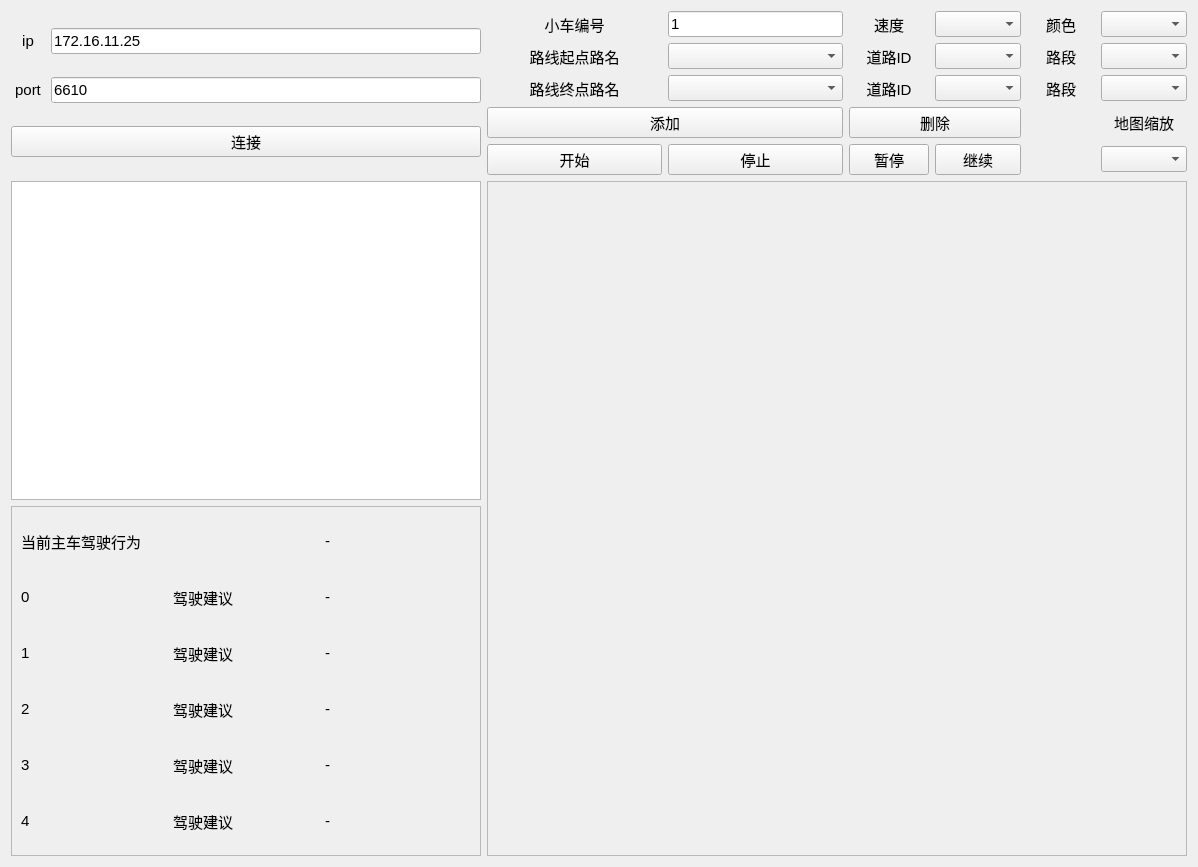
<?xml version="1.0" encoding="UTF-8"?>
<ui version="4.0">
 <class>Form</class>
 <widget class="QWidget" name="Form">
  <property name="geometry">
   <rect>
    <x>0</x>
    <y>0</y>
    <width>1198</width>
    <height>867</height>
   </rect>
  </property>
  <property name="windowTitle">
   <string>Form</string>
  </property>
  <layout class="QGridLayout" name="gridLayout_4">
   <item row="0" column="0">
    <layout class="QGridLayout" name="gridLayout_3">
     <item row="1" column="1">
      <widget class="QLineEdit" name="lineEdit_port">
       <property name="maximumSize">
        <size>
         <width>430</width>
         <height>16777215</height>
        </size>
       </property>
       <property name="font">
        <font>
         <family>Arial</family>
         <pointsize>11</pointsize>
        </font>
       </property>
       <property name="text">
        <string>6610</string>
       </property>
      </widget>
     </item>
     <item row="0" column="0">
      <widget class="QLabel" name="label_6">
       <property name="maximumSize">
        <size>
         <width>50</width>
         <height>16777215</height>
        </size>
       </property>
       <property name="font">
        <font>
         <family>Arial</family>
         <pointsize>11</pointsize>
        </font>
       </property>
       <property name="text">
        <string>ip</string>
       </property>
       <property name="alignment">
        <set>Qt::AlignCenter</set>
       </property>
      </widget>
     </item>
     <item row="0" column="1">
      <widget class="QLineEdit" name="lineEdit_ip">
       <property name="maximumSize">
        <size>
         <width>430</width>
         <height>16777215</height>
        </size>
       </property>
       <property name="font">
        <font>
         <family>Arial</family>
         <pointsize>11</pointsize>
        </font>
       </property>
       <property name="text">
        <string>172.16.11.25</string>
       </property>
      </widget>
     </item>
     <item row="1" column="0">
      <widget class="QLabel" name="label_2">
       <property name="maximumSize">
        <size>
         <width>50</width>
         <height>16777215</height>
        </size>
       </property>
       <property name="font">
        <font>
         <family>Arial</family>
         <pointsize>11</pointsize>
        </font>
       </property>
       <property name="text">
        <string>port</string>
       </property>
       <property name="alignment">
        <set>Qt::AlignCenter</set>
       </property>
      </widget>
     </item>
     <item row="2" column="0" colspan="2">
      <widget class="QPushButton" name="pushButton_connect">
       <property name="maximumSize">
        <size>
         <width>470</width>
         <height>16777215</height>
        </size>
       </property>
       <property name="font">
        <font>
         <family>Arial</family>
         <pointsize>11</pointsize>
        </font>
       </property>
       <property name="text">
        <string>连接</string>
       </property>
      </widget>
     </item>
    </layout>
   </item>
   <item row="0" column="1">
    <layout class="QGridLayout" name="gridLayout_2">
     <item row="0" column="0">
      <widget class="QLabel" name="label">
       <property name="font">
        <font>
         <family>Arial</family>
         <pointsize>11</pointsize>
        </font>
       </property>
       <property name="text">
        <string>小车编号</string>
       </property>
       <property name="alignment">
        <set>Qt::AlignCenter</set>
       </property>
      </widget>
     </item>
     <item row="0" column="1">
      <widget class="QLineEdit" name="lineEdit_catName">
       <property name="sizePolicy">
        <sizepolicy hsizetype="Expanding" vsizetype="Fixed">
         <horstretch>0</horstretch>
         <verstretch>0</verstretch>
        </sizepolicy>
       </property>
       <property name="maximumSize">
        <size>
         <width>175</width>
         <height>16777215</height>
        </size>
       </property>
       <property name="font">
        <font>
         <family>Arial</family>
         <pointsize>11</pointsize>
        </font>
       </property>
       <property name="text">
        <string>1</string>
       </property>
      </widget>
     </item>
     <item row="0" column="2">
      <widget class="QLabel" name="label_9">
       <property name="font">
        <font>
         <family>Arial</family>
         <pointsize>11</pointsize>
        </font>
       </property>
       <property name="text">
        <string>速度</string>
       </property>
       <property name="alignment">
        <set>Qt::AlignCenter</set>
       </property>
      </widget>
     </item>
     <item row="0" column="3">
      <widget class="QComboBox" name="comboBox_speed">
       <property name="font">
        <font>
         <family>Arial</family>
         <pointsize>11</pointsize>
        </font>
       </property>
      </widget>
     </item>
     <item row="0" column="4">
      <widget class="QLabel" name="label_12">
       <property name="font">
        <font>
         <family>Arial</family>
         <pointsize>11</pointsize>
        </font>
       </property>
       <property name="text">
        <string>颜色</string>
       </property>
       <property name="alignment">
        <set>Qt::AlignCenter</set>
       </property>
      </widget>
     </item>
     <item row="0" column="5">
      <widget class="QComboBox" name="comboBox_color">
       <property name="font">
        <font>
         <family>Arial</family>
         <pointsize>11</pointsize>
        </font>
       </property>
      </widget>
     </item>
     <item row="1" column="0">
      <widget class="QLabel" name="label_3">
       <property name="minimumSize">
        <size>
         <width>175</width>
         <height>0</height>
        </size>
       </property>
       <property name="font">
        <font>
         <family>Arial</family>
         <pointsize>11</pointsize>
        </font>
       </property>
       <property name="text">
        <string>路线起点路名</string>
       </property>
       <property name="alignment">
        <set>Qt::AlignCenter</set>
       </property>
      </widget>
     </item>
     <item row="1" column="1">
      <widget class="QComboBox" name="comboBox_startLinkName">
       <property name="font">
        <font>
         <family>Arial</family>
         <pointsize>11</pointsize>
        </font>
       </property>
      </widget>
     </item>
     <item row="1" column="2">
      <widget class="QLabel" name="label_7">
       <property name="font">
        <font>
         <family>Arial</family>
         <pointsize>11</pointsize>
        </font>
       </property>
       <property name="text">
        <string>道路ID</string>
       </property>
       <property name="alignment">
        <set>Qt::AlignCenter</set>
       </property>
      </widget>
     </item>
     <item row="1" column="3">
      <widget class="QComboBox" name="comboBox_startLaneId">
       <property name="font">
        <font>
         <family>Arial</family>
         <pointsize>11</pointsize>
        </font>
       </property>
      </widget>
     </item>
     <item row="1" column="4">
      <widget class="QLabel" name="label_10">
       <property name="font">
        <font>
         <family>Arial</family>
         <pointsize>11</pointsize>
        </font>
       </property>
       <property name="text">
        <string>路段</string>
       </property>
       <property name="alignment">
        <set>Qt::AlignCenter</set>
       </property>
      </widget>
     </item>
     <item row="1" column="5">
      <widget class="QComboBox" name="comboBox_startroadxh">
       <property name="font">
        <font>
         <family>Arial</family>
         <pointsize>11</pointsize>
        </font>
       </property>
      </widget>
     </item>
     <item row="2" column="0">
      <widget class="QLabel" name="label_5">
       <property name="font">
        <font>
         <family>Arial</family>
         <pointsize>11</pointsize>
        </font>
       </property>
       <property name="text">
        <string>路线终点路名</string>
       </property>
       <property name="alignment">
        <set>Qt::AlignCenter</set>
       </property>
      </widget>
     </item>
     <item row="2" column="1">
      <widget class="QComboBox" name="comboBox_endLinkName">
       <property name="font">
        <font>
         <family>Arial</family>
         <pointsize>11</pointsize>
        </font>
       </property>
      </widget>
     </item>
     <item row="2" column="2">
      <widget class="QLabel" name="label_8">
       <property name="font">
        <font>
         <family>Arial</family>
         <pointsize>11</pointsize>
        </font>
       </property>
       <property name="text">
        <string>道路ID</string>
       </property>
       <property name="alignment">
        <set>Qt::AlignCenter</set>
       </property>
      </widget>
     </item>
     <item row="2" column="3">
      <widget class="QComboBox" name="comboBox_endLaneId">
       <property name="font">
        <font>
         <family>Arial</family>
         <pointsize>11</pointsize>
        </font>
       </property>
      </widget>
     </item>
     <item row="2" column="4">
      <widget class="QLabel" name="label_11">
       <property name="font">
        <font>
         <family>Arial</family>
         <pointsize>11</pointsize>
        </font>
       </property>
       <property name="text">
        <string>路段</string>
       </property>
       <property name="alignment">
        <set>Qt::AlignCenter</set>
       </property>
      </widget>
     </item>
     <item row="2" column="5">
      <widget class="QComboBox" name="comboBox_endroadxh">
       <property name="font">
        <font>
         <family>Arial</family>
         <pointsize>11</pointsize>
        </font>
       </property>
      </widget>
     </item>
     <item row="3" column="2" colspan="2">
      <widget class="QPushButton" name="pushButton_del">
       <property name="font">
        <font>
         <family>Arial</family>
         <pointsize>11</pointsize>
        </font>
       </property>
       <property name="text">
        <string>删除</string>
       </property>
      </widget>
     </item>
     <item row="3" column="5">
      <widget class="QLabel" name="label_14">
       <property name="font">
        <font>
         <family>Arial</family>
         <pointsize>11</pointsize>
        </font>
       </property>
       <property name="text">
        <string>地图缩放</string>
       </property>
       <property name="alignment">
        <set>Qt::AlignCenter</set>
       </property>
      </widget>
     </item>
     <item row="4" column="5">
      <widget class="QComboBox" name="comboBox_zoom">
       <property name="font">
        <font>
         <family>Arial</family>
         <pointsize>11</pointsize>
        </font>
       </property>
      </widget>
     </item>
     <item row="3" column="0" colspan="2">
      <widget class="QPushButton" name="pushButton_add">
       <property name="font">
        <font>
         <family>Arial</family>
         <pointsize>11</pointsize>
        </font>
       </property>
       <property name="text">
        <string>添加</string>
       </property>
      </widget>
     </item>
     <item row="4" column="2">
      <widget class="QPushButton" name="pushButton_start_2">
       <property name="font">
        <font>
         <family>Arial</family>
         <pointsize>11</pointsize>
        </font>
       </property>
       <property name="text">
        <string>暂停</string>
       </property>
      </widget>
     </item>
     <item row="4" column="0">
      <widget class="QPushButton" name="pushButton_start">
       <property name="font">
        <font>
         <family>Arial</family>
         <pointsize>11</pointsize>
        </font>
       </property>
       <property name="text">
        <string>开始</string>
       </property>
      </widget>
     </item>
     <item row="4" column="1">
      <widget class="QPushButton" name="pushButton_stop">
       <property name="font">
        <font>
         <family>Arial</family>
         <pointsize>11</pointsize>
        </font>
       </property>
       <property name="text">
        <string>停止</string>
       </property>
      </widget>
     </item>
     <item row="4" column="3">
      <widget class="QPushButton" name="pushButton_start_3">
       <property name="font">
        <font>
         <family>Arial</family>
         <pointsize>11</pointsize>
        </font>
       </property>
       <property name="text">
        <string>继续</string>
       </property>
      </widget>
     </item>
    </layout>
   </item>
   <item row="1" column="0">
    <widget class="QListView" name="listView">
     <property name="maximumSize">
      <size>
       <width>470</width>
       <height>16777215</height>
      </size>
     </property>
     <property name="font">
      <font>
       <family>Arial</family>
       <pointsize>11</pointsize>
      </font>
     </property>
    </widget>
   </item>
   <item row="1" column="1" rowspan="2">
    <widget class="QFrame" name="frame">
     <property name="minimumSize">
      <size>
       <width>700</width>
       <height>450</height>
      </size>
     </property>
     <property name="font">
      <font>
       <family>Arial</family>
       <pointsize>11</pointsize>
      </font>
     </property>
     <property name="frameShape">
      <enum>QFrame::StyledPanel</enum>
     </property>
     <property name="frameShadow">
      <enum>QFrame::Raised</enum>
     </property>
     <layout class="QGridLayout" name="gridLayout"/>
    </widget>
   </item>
   <item row="2" column="0">
    <widget class="QFrame" name="frame_2">
     <property name="minimumSize">
      <size>
       <width>0</width>
       <height>350</height>
      </size>
     </property>
     <property name="font">
      <font>
       <family>Arial</family>
       <pointsize>11</pointsize>
      </font>
     </property>
     <property name="frameShape">
      <enum>QFrame::StyledPanel</enum>
     </property>
     <property name="frameShadow">
      <enum>QFrame::Raised</enum>
     </property>
     <layout class="QGridLayout" name="gridLayout_5">
      <item row="0" column="0" colspan="2">
       <widget class="QLabel" name="label_4">
        <property name="font">
         <font>
          <family>Arial</family>
          <pointsize>11</pointsize>
         </font>
        </property>
        <property name="text">
         <string>当前主车驾驶行为</string>
        </property>
       </widget>
      </item>
      <item row="0" column="2">
       <widget class="QLabel" name="label_curB">
        <property name="font">
         <font>
          <family>Arial</family>
          <pointsize>11</pointsize>
         </font>
        </property>
        <property name="text">
         <string>-</string>
        </property>
       </widget>
      </item>
      <item row="1" column="0">
       <widget class="QLabel" name="label_carid0">
        <property name="font">
         <font>
          <family>Arial</family>
          <pointsize>11</pointsize>
         </font>
        </property>
        <property name="text">
         <string>0</string>
        </property>
       </widget>
      </item>
      <item row="1" column="1">
       <widget class="QLabel" name="label_13">
        <property name="font">
         <font>
          <family>Arial</family>
          <pointsize>11</pointsize>
         </font>
        </property>
        <property name="text">
         <string>驾驶建议</string>
        </property>
       </widget>
      </item>
      <item row="1" column="2">
       <widget class="QLabel" name="label_sugg0">
        <property name="font">
         <font>
          <family>Arial</family>
          <pointsize>11</pointsize>
         </font>
        </property>
        <property name="text">
         <string>-</string>
        </property>
       </widget>
      </item>
      <item row="2" column="0">
       <widget class="QLabel" name="label_carid1">
        <property name="font">
         <font>
          <family>Arial</family>
          <pointsize>11</pointsize>
         </font>
        </property>
        <property name="text">
         <string>1</string>
        </property>
       </widget>
      </item>
      <item row="2" column="1">
       <widget class="QLabel" name="label_19">
        <property name="font">
         <font>
          <family>Arial</family>
          <pointsize>11</pointsize>
         </font>
        </property>
        <property name="text">
         <string>驾驶建议</string>
        </property>
       </widget>
      </item>
      <item row="2" column="2">
       <widget class="QLabel" name="label_sugg1">
        <property name="font">
         <font>
          <family>Arial</family>
          <pointsize>11</pointsize>
         </font>
        </property>
        <property name="text">
         <string>-</string>
        </property>
       </widget>
      </item>
      <item row="3" column="0">
       <widget class="QLabel" name="label_carid2">
        <property name="font">
         <font>
          <family>Arial</family>
          <pointsize>11</pointsize>
         </font>
        </property>
        <property name="text">
         <string>2</string>
        </property>
       </widget>
      </item>
      <item row="3" column="1">
       <widget class="QLabel" name="label_21">
        <property name="font">
         <font>
          <family>Arial</family>
          <pointsize>11</pointsize>
         </font>
        </property>
        <property name="text">
         <string>驾驶建议</string>
        </property>
       </widget>
      </item>
      <item row="3" column="2">
       <widget class="QLabel" name="label_sugg2">
        <property name="font">
         <font>
          <family>Arial</family>
          <pointsize>11</pointsize>
         </font>
        </property>
        <property name="text">
         <string>-</string>
        </property>
       </widget>
      </item>
      <item row="4" column="0">
       <widget class="QLabel" name="label_carid3">
        <property name="font">
         <font>
          <family>Arial</family>
          <pointsize>11</pointsize>
         </font>
        </property>
        <property name="text">
         <string>3</string>
        </property>
       </widget>
      </item>
      <item row="4" column="1">
       <widget class="QLabel" name="label_23">
        <property name="font">
         <font>
          <family>Arial</family>
          <pointsize>11</pointsize>
         </font>
        </property>
        <property name="text">
         <string>驾驶建议</string>
        </property>
       </widget>
      </item>
      <item row="4" column="2">
       <widget class="QLabel" name="label_sugg3">
        <property name="font">
         <font>
          <family>Arial</family>
          <pointsize>11</pointsize>
         </font>
        </property>
        <property name="text">
         <string>-</string>
        </property>
       </widget>
      </item>
      <item row="5" column="0">
       <widget class="QLabel" name="label_carid4">
        <property name="font">
         <font>
          <family>Arial</family>
          <pointsize>11</pointsize>
         </font>
        </property>
        <property name="text">
         <string>4</string>
        </property>
       </widget>
      </item>
      <item row="5" column="1">
       <widget class="QLabel" name="label_25">
        <property name="font">
         <font>
          <family>Arial</family>
          <pointsize>11</pointsize>
         </font>
        </property>
        <property name="text">
         <string>驾驶建议</string>
        </property>
       </widget>
      </item>
      <item row="5" column="2">
       <widget class="QLabel" name="label_sugg4">
        <property name="font">
         <font>
          <family>Arial</family>
          <pointsize>11</pointsize>
         </font>
        </property>
        <property name="text">
         <string>-</string>
        </property>
       </widget>
      </item>
     </layout>
    </widget>
   </item>
  </layout>
 </widget>
 <resources/>
 <connections>
  <connection>
   <sender>pushButton_add</sender>
   <signal>clicked()</signal>
   <receiver>Form</receiver>
   <slot>push_add()</slot>
   <hints>
    <hint type="sourcelabel">
     <x>723</x>
     <y>143</y>
    </hint>
    <hint type="destinationlabel">
     <x>639</x>
     <y>281</y>
    </hint>
   </hints>
  </connection>
  <connection>
   <sender>pushButton_del</sender>
   <signal>clicked()</signal>
   <receiver>Form</receiver>
   <slot>push_del()</slot>
   <hints>
    <hint type="sourcelabel">
     <x>1044</x>
     <y>143</y>
    </hint>
    <hint type="destinationlabel">
     <x>973</x>
     <y>282</y>
    </hint>
   </hints>
  </connection>
  <connection>
   <sender>pushButton_start</sender>
   <signal>clicked()</signal>
   <receiver>Form</receiver>
   <slot>push_start()</slot>
   <hints>
    <hint type="sourcelabel">
     <x>662</x>
     <y>180</y>
    </hint>
    <hint type="destinationlabel">
     <x>512</x>
     <y>279</y>
    </hint>
   </hints>
  </connection>
  <connection>
   <sender>pushButton_stop</sender>
   <signal>clicked()</signal>
   <receiver>Form</receiver>
   <slot>push_stop()</slot>
   <hints>
    <hint type="sourcelabel">
     <x>844</x>
     <y>180</y>
    </hint>
    <hint type="destinationlabel">
     <x>1191</x>
     <y>261</y>
    </hint>
   </hints>
  </connection>
  <connection>
   <sender>pushButton_connect</sender>
   <signal>clicked()</signal>
   <receiver>Form</receiver>
   <slot>push_connect()</slot>
   <hints>
    <hint type="sourcelabel">
     <x>254</x>
     <y>137</y>
    </hint>
    <hint type="destinationlabel">
     <x>4</x>
     <y>98</y>
    </hint>
   </hints>
  </connection>
  <connection>
   <sender>pushButton_start_2</sender>
   <signal>clicked()</signal>
   <receiver>Form</receiver>
   <slot>push_pause()</slot>
   <hints>
    <hint type="sourcelabel">
     <x>907</x>
     <y>171</y>
    </hint>
    <hint type="destinationlabel">
     <x>939</x>
     <y>185</y>
    </hint>
   </hints>
  </connection>
  <connection>
   <sender>pushButton_start_3</sender>
   <signal>clicked()</signal>
   <receiver>Form</receiver>
   <slot>push_continue()</slot>
   <hints>
    <hint type="sourcelabel">
     <x>993</x>
     <y>164</y>
    </hint>
    <hint type="destinationlabel">
     <x>1052</x>
     <y>184</y>
    </hint>
   </hints>
  </connection>
 </connections>
 <slots>
  <slot>push_open()</slot>
  <slot>push_add()</slot>
  <slot>push_del()</slot>
  <slot>push_load()</slot>
  <slot>push_start()</slot>
  <slot>push_stop()</slot>
  <slot>push_connect()</slot>
  <slot>push_pause()</slot>
  <slot>push_continue()</slot>
 </slots>
</ui>
